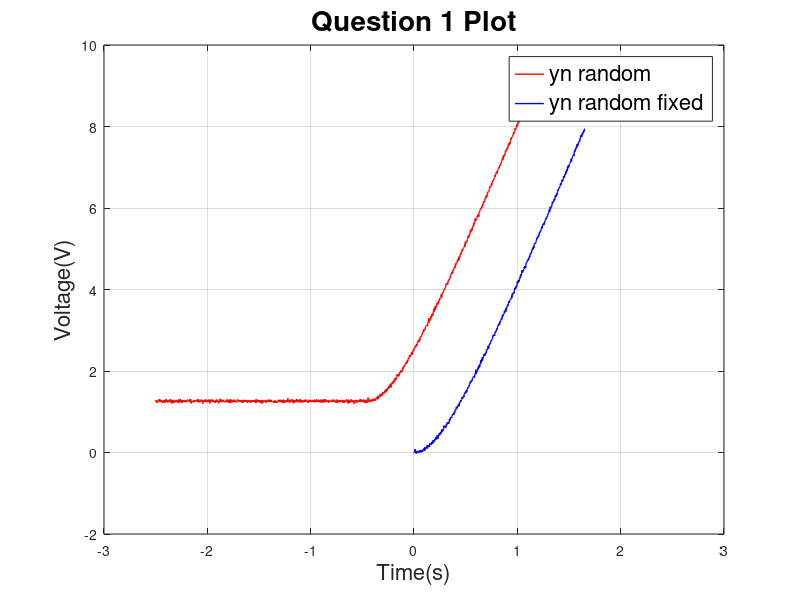

Recreate this plot in MATLAB. (Note: this script raises an error after producing the figure.)
close all; clc % ; clear; clc
% [km, alpha] = GenerateCSVRandom('EGB345RandomData.csv');

EGB345RandomData = csvread('EGB345RandomData.csv',2,0);

t_original = EGB345RandomData(:,1);
step_input = EGB345RandomData(:,2);
yn_random = EGB345RandomData(:,3);


%%%Question 1%%%
r = find(step_input > 0.5);
r_f = r(1);
r_e = r(end);

t = t_original(r_f:r_e);
t = -t(1) + t;
step_input = step_input(r_f:r_e);

yn_random_fixed = yn_random(r_f:r_e);
yn_random_fixed = yn_random_fixed - yn_random_fixed(1);

figure(1)
hold on
grid on
box on
plot(t_original,yn_random, 'red', 'Linewidth', 1, 'MarkerSize', 14);
plot(t,yn_random_fixed, 'blue', 'Linewidth', 1, 'MarkerSize', 14);
legend({'yn random','yn random fixed'}, 'FontSize', 16, 'Location', 'Best')
title('Question 1 Plot', 'FontSize', 20)
xlabel('Time(s)', 'FontSize', 16)
ylabel('Voltage(V)', 'FontSize', 16)

save('prelabdata_yn_random.txt','yn_random','-ascii')
save('prelabdata_yn_random_fixed.txt','yn_random_fixed','-ascii')

%%%Question 2%%%
[alpha_est, km_est] = estmotor(t,yn_random_fixed);

% erra = abs(alpha - alpha_est);
% errk = abs(km - km_est);
% 
% disp('alpha_error');  disp(' ');
% disp(erra);
% 
% disp('km_error'); disp(' ');
% disp(errk);
% 
% if erra < 0.1 || errk < 0.1
%     disp('found');
% end

sys = tf(km_est,[1 alpha_est 0]);
motor_est = step(2*sys,t);

figure(2)
hold on
grid on
box on
plot(t,motor_est, 'blue', 'Linewidth', 1, 'MarkerSize', 14);
plot(t,yn_random_fixed, 'red', 'Linewidth', 1, 'MarkerSize', 14);
legend({'Motor Estimate','Motor Simulation'}, 'FontSize', 16, 'Location', 'Best')
title('Question 2 Plot', 'FontSize', 20)
xlabel('Time(s)', 'FontSize', 16)
ylabel('Voltage(V)', 'FontSize', 16)

%%%Question 3%%%
EGB345UnkownData = csvread('EGB345UnknownData.csv',2,0);
y1_original = EGB345UnkownData(:,3);
step_input_1 = EGB345UnkownData(:,2);
t_original_1 = EGB345UnkownData(:,1);

r = find(step_input_1 > 0.5);
r_f = r(1);
r_e = r(end);

t_1 = t_original_1(r_f:r_e);
t_1 = -t_1(1) + t_1;

y1 = y1_original(r_f:r_e);
y1 = y1 - y1(1);

[alpha_est_1,K_est_1] = estmotor(t_1,y1);
sys_1 = tf(K_est_1,[1 alpha_est_1 0]);
motor_est_1 = 2*step(sys_1,t_1);

figure(3)
hold on
grid on
box on
plot(t_1,y1, 'blue', 'Linewidth', 1, 'MarkerSize', 14);
plot(t_1,motor_est_1, 'red', 'Linewidth', 1, 'MarkerSize', 14);
legend({'Unknown Motor Estimate','Unknown Motor Simulation'}, 'FontSize', 16, 'Location', 'Best')
title('Question 3 Plot', 'FontSize', 20)
xlabel('Time(s)', 'FontSize', 16)
ylabel('Voltage(V)', 'FontSize', 16)

save('prelabdata_y1.txt','y1','-ascii')